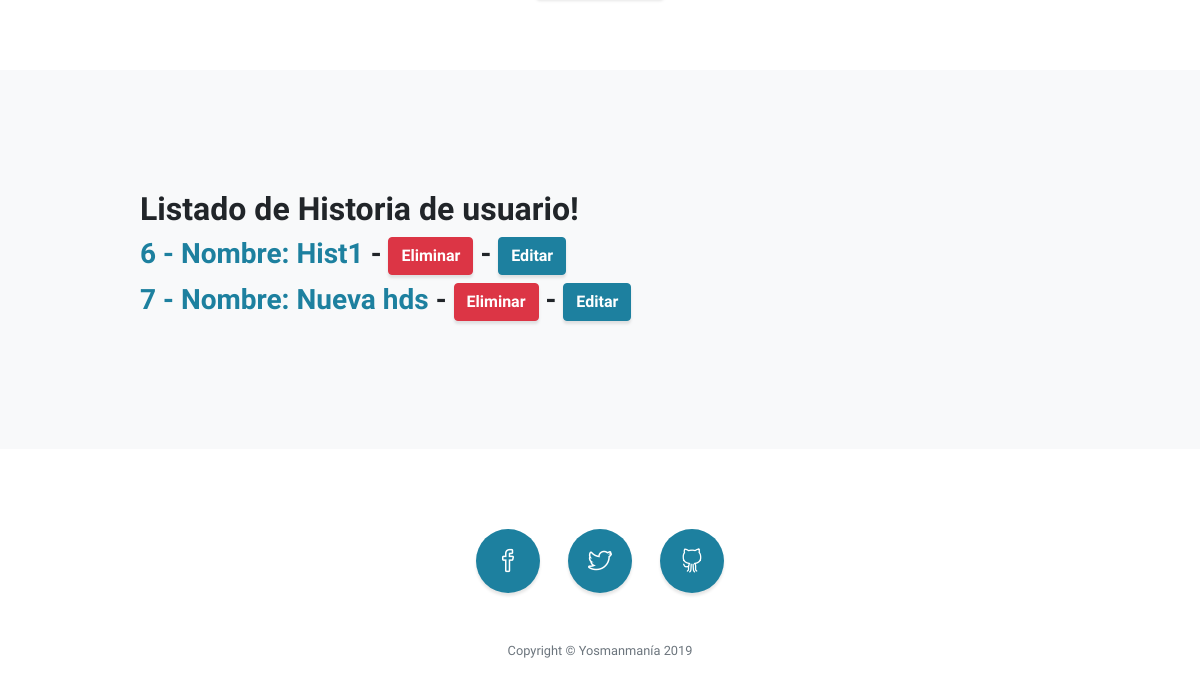
Before: /app/user_history_list/ (lower part) with the older database file.
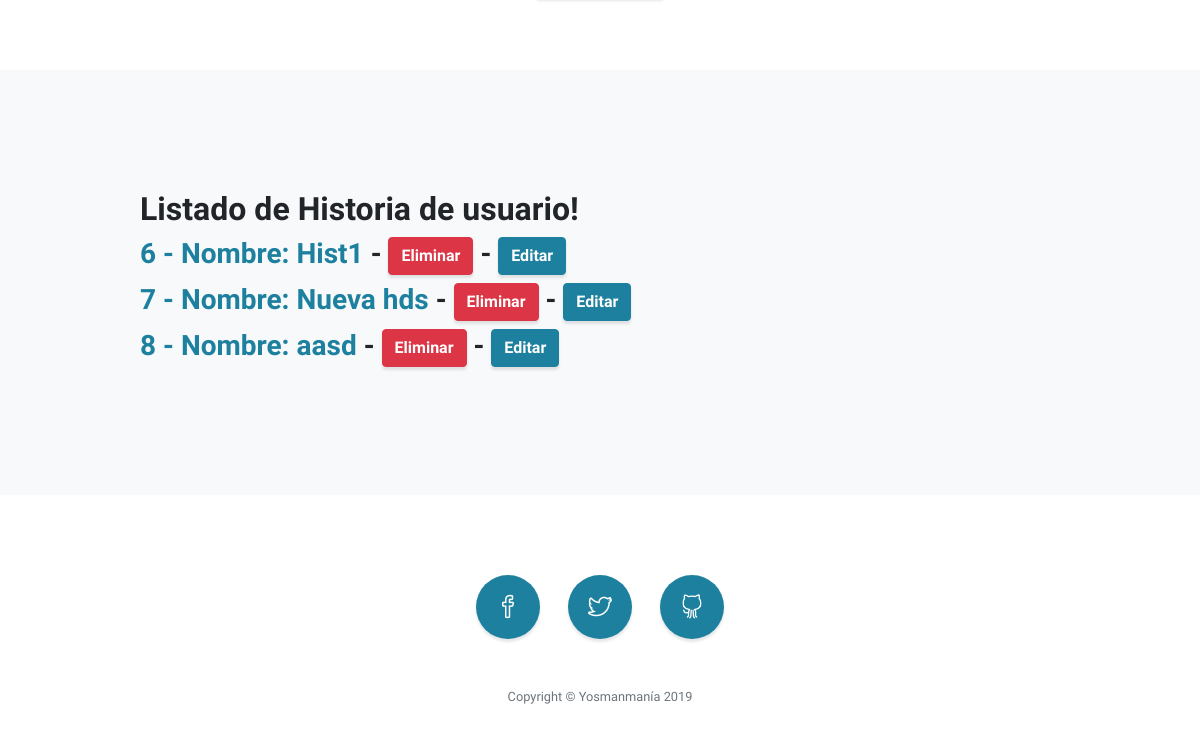
After: the same page with the newer database file.
### app/models.py (models this page shows, shortened)
class UserHistory(models.Model):
    title = models.CharField(
        max_length=200,
        verbose_name='Título',
    )
    history_type = models.TextField(
        verbose_name='Tipo de historia',
    )
    description = models.TextField(
        verbose_name='descripción',
    )
    criteria_of_acceptance = models.TextField(
        verbose_name='criterio de aceptación',
    )
    interface_requirements = models.TextField(
        verbose_name='requerimientos de interfaz',
    )
    dependencies = models.TextField(
        verbose_name='dependencias',
    )
    project = models.ForeignKey(
        Project,
        on_delete=models.CASCADE,
        verbose_name='Proyecto',
        help_text='Proyecto al que pertenece la historia de usuario'
    )
    class Meta:
        verbose_name = 'Historia de usuario'
        verbose_name_plural = 'Historia de usuarios'

### app/views.py (the view)
class UserHistoryListView(ListView):
    model = models.UserHistory
    template = 'user_history_list.html'
    def get_context_data(self, **kwargs):
        context = super().get_context_data(**kwargs)
        return context
    def get_queryset(self):
        queryset = models.UserHistory.objects.all()
        return queryset

### app/templates/user_history_list.html (shortened to what this page needs)
<!DOCTYPE html>
<html lang="en">
<head>
  <link href="/static/vendor/bootstrap/css/bootstrap.min.css" rel="stylesheet">
  <link href="/static/vendor/fontawesome-free/css/all.min.css" rel="stylesheet" type="text/css">
  <link href="/static/vendor/simple-line-icons/css/simple-line-icons.css" rel="stylesheet">
  <link href="/static/css/stylish-portfolio.min.css" rel="stylesheet">
</head>
<body id="page-top">
  <section >
    <br>
    <br>
    <br>
    <br>
    <br>
    <br>
  </section>
  <section class="content-section bg-light" id="about">
    <div class="container">
      <div class="row">
        <div class="col-lg-10 mx-auto">
          <h2>Listado de Historia de usuario!</h2>
            {% for user_history in object_list %}
            <h3 class="user_history-item__header-title">
                <a href="/app/user_history/{{ user_history.id }}/"> {{ user_history.id }} - Nombre: {{ user_history.title }}</a>
                - <a href="/app/user_history-delete/{{ user_history.id }}/" class="btn btn-danger">Eliminar</a>
                - <a href="/app/user_history_update/{{ user_history.id }}/" class="btn btn-primary">Editar</a>
            </h3>
            {% empty %}
                <p class="lead mb-5">No hay resultados</p>
            {% endfor %}
        </div>
      </div>
    </div>
  </section>
  <footer class="footer text-center">
    <div class="container">
      <ul class="list-inline mb-5">
        <li class="list-inline-item">
          <a class="social-link rounded-circle text-white mr-3" href="#">
            <i class="icon-social-facebook"></i>
          </a>
        </li>
        <li class="list-inline-item">
          <a class="social-link rounded-circle text-white mr-3" href="#">
            <i class="icon-social-twitter"></i>
          </a>
        </li>
        <li class="list-inline-item">
          <a class="social-link rounded-circle text-white" href="#">
            <i class="icon-social-github"></i>
          </a>
        </li>
      </ul>
      <p class="text-muted small mb-0">Copyright &copy; Yosmanmanía 2019</p>
    </div>
  </footer>
</body>
</html>

Changed rows visible on the page:
added UserHistory: id "8", title "aasd"
